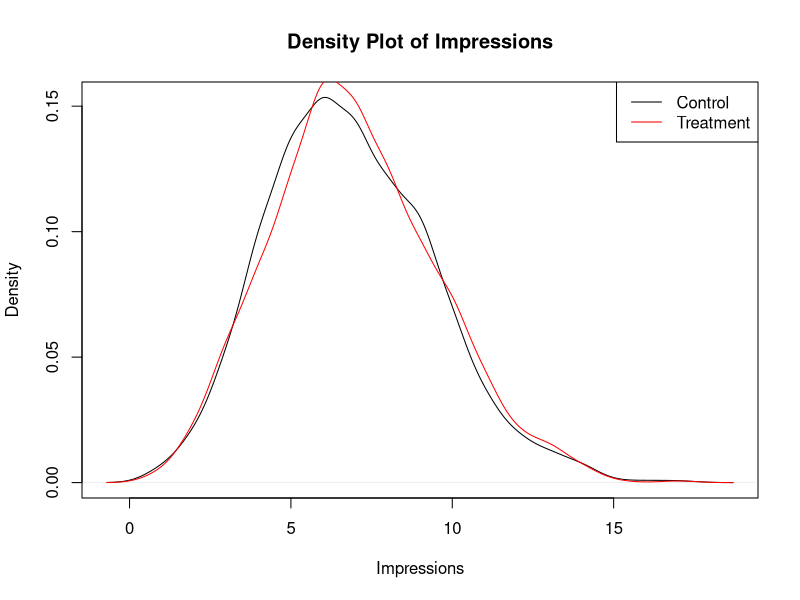

This chart was generated by the following R code:
# A/B Testing
# Ethan Nusbaum

#### Determing sample-size ####
# We know that our current conversion rate (p1) is 20%
# We want to detect a 5% increase so p2 should be 25%
# We are using a statistical significance level of 5% and a power of 80% with a 2-sided test
sample.size <- power.prop.test(p1 = .2, p2 = .25, power = 0.8, sig.level = 0.05, alternative = 'two.sided')

#### Generating Data and Control and Treatment Groups ####
set.seed(1234)
# 10,000 customers with a mean of 7 impressions. We use a poisson here, but could use normal or uniform. Likely will see poison in reality though
# data <- data.frame(treatment = rep(0,10000), impressions = ceiling(rnorm(10000, mean = 7, sd = 2)))
data <- data.frame(treatment = rep(0,10000), impressions = rpois(10000, 7))
# Now we can randomly select a treatment group of 1094 customers and a control group of the remaining
treatment.group <- data[sample(rownames(data), ceiling(sample.size$n)),]
treatment.group$treatment <- 1
control.group <- data[sample(which(rownames(data)!=rownames(treatment.group)), ceiling(sample.size$n)),]
# Combine back into 1 dataframe
AB.test.data <- rbind(treatment.group, control.group)
rownames(AB.test.data) <- NULL
# Compare the impression numbers in the control and treatment groups to make sure they are statistically the same
# Given the large sample size we can assume normality thanks to CLT and use a t-test
t.test(impressions~treatment, data = AB.test.data)
# From the output we can see that the 95% confidence interval crosses 0 and we have a fairly large t-statistic and p-value. All of this means we cannot reject the null hypothesis of this test so we assume the difference in means of these 2 groups is equal to 0
plot(density(AB.test.data[AB.test.data$treatment<1, "impressions"]), main = "Density Plot of Impressions", xlab = "Impressions")
lines(density(AB.test.data[AB.test.data$treatment==1, "impressions"]), col = "red")
legend("topright", c("Control", "Treatment"), lty = 1, col = c("black","red"))


#### AB Test With Logistic Regression ####
# We want to simulate that users who see more ads are more likely to purchase. This is often true in the real world and also helps with interpreting our models here
# Need to simulate conversion data for control group with 20% of users
AB.test.data$conversion <- 0
AB.test.data$conversion[sample(which(AB.test.data$treatment==0 & AB.test.data$impressions>6),ceiling(sample.size$n*.2))] <- 1
# Need to simulate conversion data for treatment group with 28% of users
AB.test.data$conversion[sample(which(AB.test.data$treatment!=0 & AB.test.data$impressions>6),ceiling(sample.size$n*.28))] <- 1
# Now we can run a logistic regression on our output and see if our treatment group is different from our control group. Given that we simulated the data we should get a differnce.
model.1 <- glm(conversion ~ as.factor(treatment), family = binomial(link = "logit"), data = AB.test.data)
summary(model.1)
# Can we also tell if the total number of our new ads is more impactful than the total number of old?
model.2 <- glm(conversion ~ impressions + impressions:as.factor(treatment), family = binomial(link = "logit"), data = AB.test.data)
summary(model.2)
# More impressions in general means a higher chance of conversion, but more exposure to our new ads increases likelihood of exposure more than the old ad, so this is definitely a better ad.
